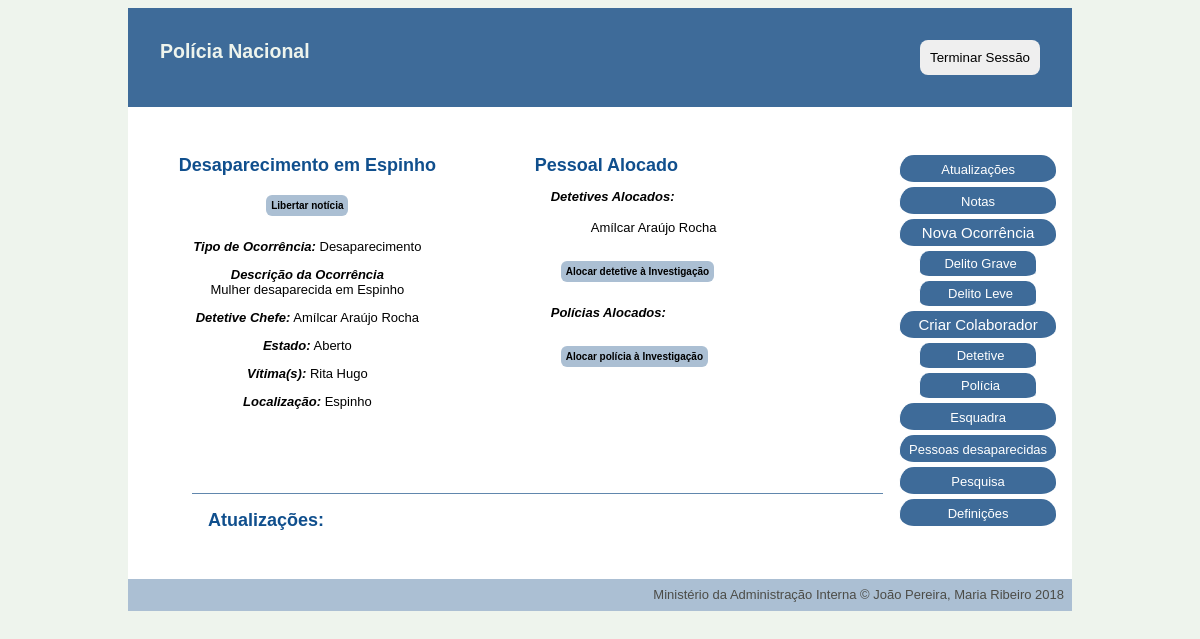
The page /pages/single_occurrence.php?id=2 (signed in) on the database its author committed.
### tables this page shows
CREATE TABLE occurrences (
    id INTEGER PRIMARY KEY,
    type integer REFERENCES occ_type NOT NULL,
    title VARCHAR NOT NULL,
    chief_detective VARCHAR REFERENCES personnel,
    state VARCHAR REFERENCES states NOT NULL ,
    oppening_date date NOT NULL,
    location VARCHAR NOT NULL,
    description VARCHAR NOT NULL,
    station VARCHAR REFERENCES stations NOT NULL
);

CREATE TABLE occ_type (
    id INTEGER PRIMARY KEY,
    name VARCHAR NOT NULL,
    relevance INTEGER NOT NULL
);

CREATE TABLE personnel (
    username VARCHAR PRIMARY KEY,
    password VARCHAR NOT NULL,
    email VARCHAR(320) NOT NULL, -- 64 characters for local part + @ + 255 for domain name
    fullname VARCHAR(128) NOT NULL,
    gender VARCHAR NOT NULL,
    birthdate date NOT NULL,
    naturality VARCHAR NOT NULL,
    start_service date NOT NULL,
    school VARCHAR REFERENCES schools NOT NULL,
    position VARCHAR REFERENCES positions NOT NULL,
    station INTEGER REFERENCES stations,
    profile_pic VARCHAR
);

CREATE TABLE person (
    nif INTEGER PRIMARY KEY,
    name VARCHAR NOT NULL,
    gender VARCHAR NOT NULL,
    birthdate date NOT NULL,
    naturality VARCHAR NOT NULL,
    adress VARCHAR,
    physical_description VARCHAR,
    profile_pic VARCHAR,
    weight INTEGER,
    height INTEGER
);

### database/connection.php (called while the page is built, shortened)
<?php $db = new PDO('sqlite:../database/database.db');
function getUserByUsername($username) {
  global $db;
  $query = $db->prepare('SELECT * FROM personnel WHERE username = ?');
  $query->execute(array($username));
  return $query->fetch();
}
function getOcc_TypeById($occurrence) {
  global $db;
  $query = $db->prepare('SELECT * FROM occ_type WHERE id=? ');
  $query->execute(array($occurrence));
  return $query->fetch();
}
function GetOccurrencePersonnel($id){
  global $db;
  $query = $db->prepare('SELECT personnel.* FROM personnel JOIN works ON username = username_personnel WHERE id_occurrence=? ');
  $query->execute(array($id));
  return $query->fetchAll();
}
function getOccurrenceById($id) {
  global $db;
  $query = $db->prepare('SELECT * FROM occurrences WHERE id = ?');
  $query->execute(array($id));
  return $query->fetch();
}
function GetVictimsByOccurrence($id) {
  global $db;
  $stmt = $db->prepare("SELECT person.* FROM person JOIN referenced ON nif_person=person.nif JOIN occurrences ON occurrences.id=id_occurrence WHERE referenced.type='Vítima' AND occurrences.id=?");
  $stmt->execute([$id]);
  return $stmt->fetchAll();
}

### pages/single_occurrence.php (the view, shortened to what this page needs)
<?php
include_once('../database/connection.php');
$username = $_SESSION['username'];
$id = $_GET['id'];
$occurrence = getOccurrenceById($id);
$occurrence_type=getOcc_TypeById($occurrence['type']);
$chief=getUserByUsername($occurrence['chief_detective']);
$victims=GetVictimsByOccurrence($id);
?>
<!DOCTYPE html>
<html>
<head>
    <link href="../css/style.css" rel="stylesheet">
    <link href="../css/layout_occ.css" rel="stylesheet">
    <link href="../css/form.css" rel="stylesheet">
</head>
<div class="container">
<?php include_once('../common/header_aside.php'); ?>
<body>
    <div id="left">
        <div id='title'> <h1> <?php echo $occurrence['title'] ?></h1></div>
        <?php if ($user['position']=="Chefe de Esquadra"){?>
            <button id= "occ_button" type="button" onclick="location.href='news_release.php?id=<?=$id?>'"> Libertar notícia </button>
        <? } ?>
        <div id='type'> <p> <i> Tipo de Ocorrência: </i> <?php echo $occurrence_type['name'] ?></p></div>
        <div id='description'> <p> <i>  Descrição da Ocorrência </i>  <br> <?php echo $occurrence['description'] ?></p></div>
        <?php if (isset($occurrence['chief_detective'])){
        $chief=getUserByUsername($occurrence['chief_detective'])?>
        <div id='chief'> <p> <i> Detetive Chefe:</i> <?php echo $chief['fullname'] ?></p></div>
        <?php } ?>
        <div id='state'> <p> <i> Estado:</i> <?php echo $occurrence['state'] ?></p>
        </div>
        <?php if(!empty($victims)) {?>
            <div id="victims"><p> <i> Vítima(s):</i>
            <?php foreach ($victims as $victim) {?>
                <a href="person.php?nif=<?=$victim['nif']?>"><?echo $victim['name'];?></a>
            <?}?>
            <p> </div>
        <?}?>
        <div id='location'> <p> <i> Localização: </i> <?php echo $occurrence['location'] ?></p></div>
    </div>
    <div id="right">
        <h1> Pessoal Alocado </h1>
        <div id="all_personnel">
            <?php $personnels=GetOccurrencePersonnel($occurrence['id'])?>
            <?php if ($occurrence_type['relevance']==2){?>
                <div id='detectives'> <p> <i>Detetives Alocados:</i> </p>
                <?php $position="Detetive"?>
                <ul>
                <?php foreach ($personnels as $personnel){
                    if ($personnel['position']==$position){
                        echo "<li> <p> " . $personnel['fullname'] . " </p> </li>";
                    }
                }?>
                </ul>
                <?php if  ($occurrence['state'] =="Aberto"){
                    if ($user['position']!="Polícia"){?>
                        <button id= "occ_button" type="button" onclick="location.href='add_personnel.php?occurrence_id=<?=$occurrence['id']?>&type=<?=$position?>'"> Alocar detetive à Investigação </button>
                    <?php }
                }?> </div>
            <?}?>
            <div id='polices'> <p> <i>Polícias Alocados:</i> </p>
                <?php $position="Polícia"?>
                <?php if  ($occurrence['state'] =="Aberto"){
                    if ($user['position']!="Polícia" || $occurrence_type['relevance']==1){?>
                        <button id= "occ_button" type="button" onclick="location.href='add_personnel.php?occurrence_id=<?=$occurrence['id']?>&type=<?=$position?>'"> Alocar polícia à Investigação </button>
                    <?php }
                }?>
            </div>
        </div>
    </div>
    <div id=occ_updates>
        <div id="updates">
            <h1> Atualizações: </h1>
        </div>
    </div>
</body>
<?php include_once('../common/footer.php'); ?>
</html>

### css/style.css (style rules this page uses)
html { background-color:#EEF4ED; margin:auto; width: 80%; font-family: Arial, Helvetica, sans-serif; }
li { list-style-type: none; }
a { color: black; text-decoration: none; font-size: small; }
#left { padding:3em; text-align:center; }
#right { padding:3em; }
h1 { margin:0; margin-bottom:0.5em; font-size: large; color: rgb(16, 79, 141); }
p { font-size: small; }
#occ_button { padding: 5px; background-color: rgb(171, 191, 211); border: none; color: black; text-align: center; text-decoration: none; display: inline-block; font-size: 10px; font-weight: bold; border-radius: 6px; margin:1em; }
#occ_updates { padding:1em; margin-left: 4em; border-top:1px solid rgb(97, 135, 173); }
i { font-weight: bold; }
#all_personnel { margin-left:1em; }

### css/layout_occ.css (style rules this page uses)
#left { grid-area: left; }
#right { grid-area: right; }
#occ_updates { grid-area: bottom; }
.container { display: grid; background-color:white; grid-template-columns: 38% 42% 20% ; grid-template-areas: 'header header header' 'left right right_bar' 'bottom bottom right_bar' 'footer footer footer'; }

### rows shown on the page
occurrences: title "Desaparecimento em Espinho", description "Mulher desaparecida em Espinho", state "Aberto", location "Espinho"
occ_type: name "Desaparecimento"
personnel: fullname "Amílcar Araújo Rocha"
person: name "Rita Hugo"
